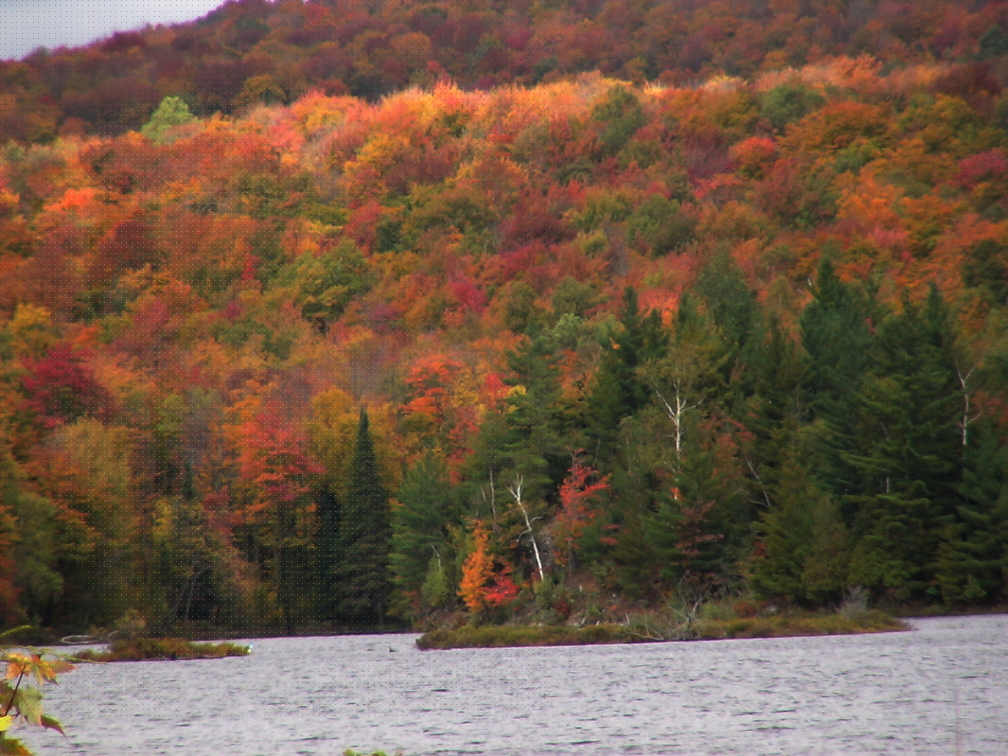
#> input picture mountain.png, 2016 x 1512 px (shown at 1/2 size)
$ python step_2.py
#> lines starting #> are read from the running program, lines starting #| are printed output that depends on the picture
import skimage.io as io # basic image methods
import skimage.color as color # color conversion module
import numpy as np # for ndarray

class ImageAnalysis:
    def __init__(self, image):
#> called with image = 'mountain.png'
        self.image = io.imread(image) # immediately read picture data into numPy array
#> self.image is the input picture: shape (1512, 2016, 3); mean R, G, B 112, 88.5, 69.9
        self.hidden = None # blank for hidden image data

    def __str__(self): # method to tell default print() what to write to the output
        # this uses string formatting of the 'shape' int tuple into string
        # notice (<item>,) notation (especially the comma after the first item) /
        # this tells Python that this is a formatting tuple with one operand, /
        # not an expression (<expr>)
        return 'Shape is: {}'.format(self.image.shape)

    def show(self):
        io.imshow(self.image) # transfer image data into the output queue
        io.show() # show image in queue, using GUI

    # to display hidden picture and ensure it was saved in the class instance
    def showHidden(self):
        if self.hidden is None:
            print('No hidden picture built!')
        else:
            io.imshow(self.hidden)
            io.show()

    def retriveHidden(self):
        # initialize sedulting array in the class instance
        # specifying dimensions and type to avoid imprecise conversions
        self.hidden = np.ndarray(( 131, 100, 3 ), np.uint8)

        for row in range(131): # for each resulting row...
            for col in range(100): # for each resulting col...
                self.hidden[row, col] = self.image[row * 11][col * 11] # take each 11th pixel
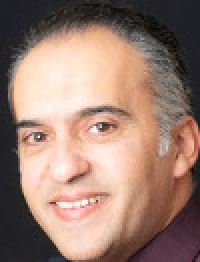
#> self.hidden: shape (131, 100, 3) (shown 2 times larger); mean R, G, B 155.4, 126.3, 113.2

        io.imsave('./hidden.jpg', self.hidden) # save


i = ImageAnalysis('mountain.png')
# print(i)
# i.show()
i.retriveHidden()
i.showHidden()
